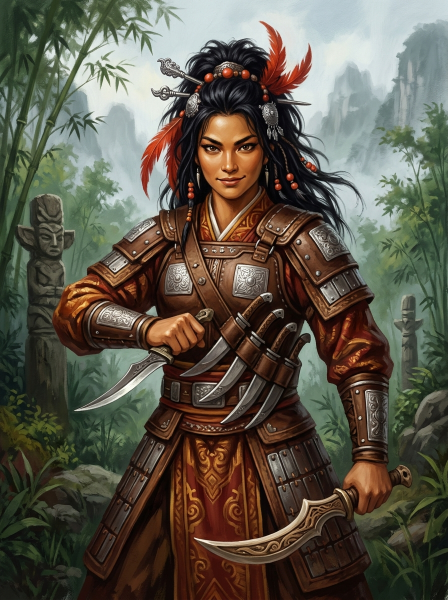
#> input picture assets/images/characters/lady_zhurong.jpg, 896 x 1200 px, given in place of lady_zhurong.jpg_misc.png, which was not available (shown at 1/2 size)
$ python strip.py ../../assets/images/characters/lady_zhurong.jpg ../../assets/images/characters/lu_lingqi.jpg ../../assets/images/characters/lu_lingqi.jpg 1.0
#> lines starting #> are read from the running program, lines starting #| are printed output that depends on the picture
import sys
from PIL import Image
import numpy as np
from scipy import ndimage
# usage: strip.py <prefix gy|zf> <key b|m> <out.png> <scale>
pre, keyc, out, SCALE = sys.argv[1], sys.argv[2], sys.argv[3], float(sys.argv[4])
CW, CH = 340, 170

def cells(path):
    im = np.array(Image.open(path).convert('RGB')).astype(int)
    H, W, _ = im.shape
#> H = 1200; W = 896
    r, g, b = im[..., 0], im[..., 1], im[..., 2]
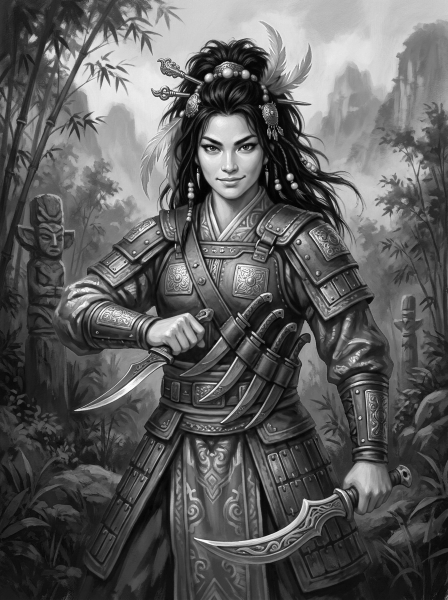
#> r: shape (1200, 896) int64 (shown at 1/2 size); min 0, max 255, mean 92.6
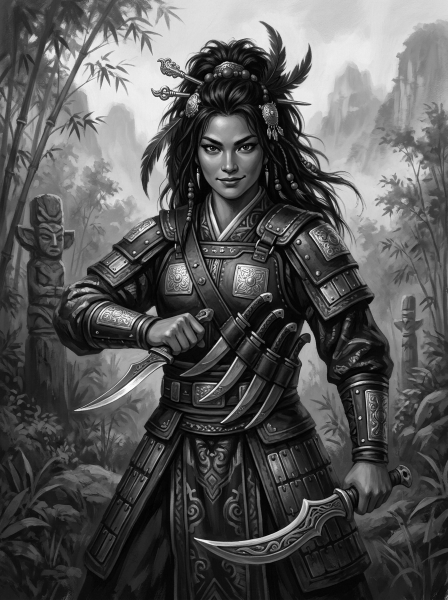
#> g: shape (1200, 896) int64 (shown at 1/2 size); min 0, max 255, mean 87
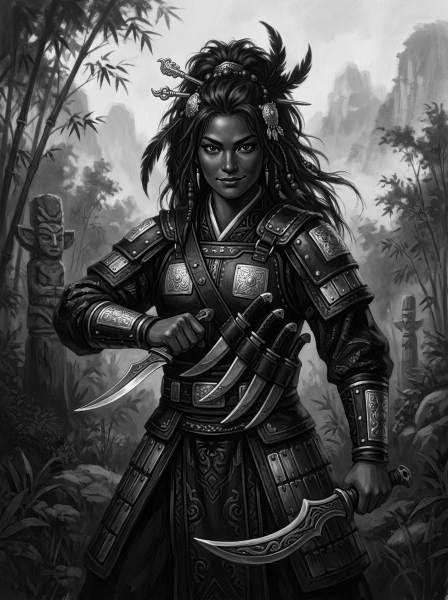
#> b: shape (1200, 896) int64 (shown at 1/2 size); min 0, max 255, mean 73.7
    key = {'b': (b > 150) & (b - r > 90) & (b - g > 70), 'g': (g > 150) & (g - r > 90) & (g - b > 70)}.get(keyc, (r - g > 46) & (b - g > 46))
#> key: shape (1200, 896) bool; every value is 0
    border = ndimage.binary_dilation(key, iterations=3)
    fg = ~key  # no opening: thin spear shafts are one or two pixels wide
#> fg: shape (1200, 896) bool; every value is 1
    spill = fg & border & {'b': b > r + 30, 'g': g > r + 30}.get(keyc, (b > g + 14) & (r > g + 14))
    im[spill] = (im[spill] * 0.25).astype(int)
    res = []
    lab, n = ndimage.label(fg)
#> lab: shape (1200, 896) int32; every value is 1
#> n = 1
    for i in range(8):
        x0, y0 = (i % 4) * (W // 4), (i // 4) * (H // 2)
        sub = lab[y0:y0 + H // 2, x0:x0 + W // 4]
        ids, cnt = np.unique(sub[sub > 0], return_counts=True)
        best = ids[np.argmax(cnt)]
        keep = [best] + [k for k, c in zip(ids, cnt) if c > 150 and k != best and (lab == k).sum() == c]
        res.append((im.astype('uint8'), np.isin(lab, keep)))
#> after the loop, res = 8 items
    return res

def body_h(frame):
    a = frame[1]
    rows = np.nonzero(a.sum(axis=1) >= 30)[0]
    return rows.max() - rows.min()

def place(frame, sheet, idx, sc=None):
    scale = sc or SCALE
    rgb, a = frame
    ys, xs = np.nonzero(a)
    top, bot, l, r = ys.min(), ys.max() + 1, xs.min(), xs.max() + 1
    h = bot - top
    band = a[top + int(h * .30):top + int(h * .70)]
    fx = int(np.median(np.nonzero(band)[1]))  # torso, ignores the weapon tip
    f = Image.fromarray(np.dstack([rgb, (a * 255).astype('uint8')]), 'RGBA').crop((l, top, r, bot))
    w2, h2 = max(1, round(f.width * scale)), max(1, round(f.height * scale))
    c = f.convert('RGB').resize((w2, h2), Image.BOX).quantize(colors=48, method=Image.MEDIANCUT, dither=Image.NONE).convert('RGB')
    c.putalpha(f.getchannel('A').resize((w2, h2), Image.BOX).point(lambda v: 255 if v > 120 else 0))
    px = idx * CW + CW // 2 - round((fx - l) * scale)
    cell = Image.new('RGBA', (CW, CH), (0, 0, 0, 0))
    cell.alpha_composite(c, (0, 0)) if False else None
    tmp = Image.new('RGBA', (CW * 3, CH), (0, 0, 0, 0))
    tmp.alpha_composite(c, (CW + CW // 2 - round((fx - l) * scale), max(0, CH - h2 - 2)))
    sheet.alpha_composite(tmp.crop((CW, 0, CW * 2, CH)), (idx * CW, 0))

import os
D1, D2 = ('g4', 'g4') if os.path.exists(f'g4/{pre}_misc.png') else ('g2', 'g3')
misc = cells(f'{D1}/{pre}_misc.png'); walk = cells(f'{D2}/{pre}_walk.png'); atk = cells(f'{D1}/{pre}_atk.png')
#> after `misc = cells(f'{D1}/{pre}_misc.png')`: misc = 8 items
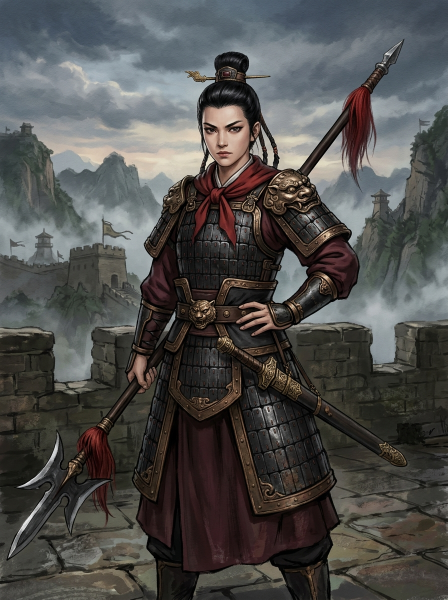
#> input picture assets/images/characters/lu_lingqi.jpg, 896 x 1200 px, given in place of lady_zhurong.jpg_walk.png, which was not available (shown at 1/2 size)
#> in cells (call 2), `r, g, b = im[..., 0], im[..., 1], im[..., 2]`:
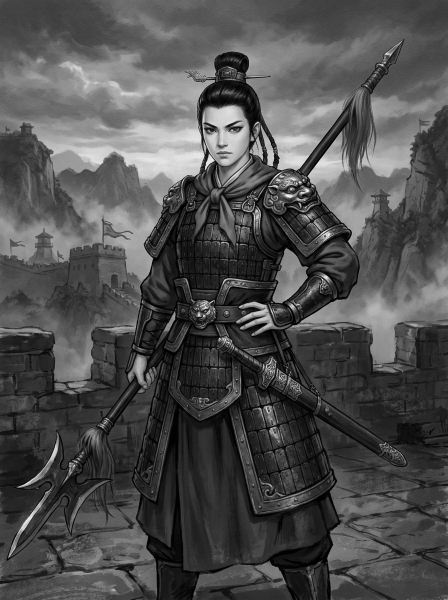
#> r: shape (1200, 896) int64 (shown at 1/2 size); min 0, max 255, mean 78.5
#> in cells (call 2), `r, g, b = im[..., 0], im[..., 1], im[..., 2]`:
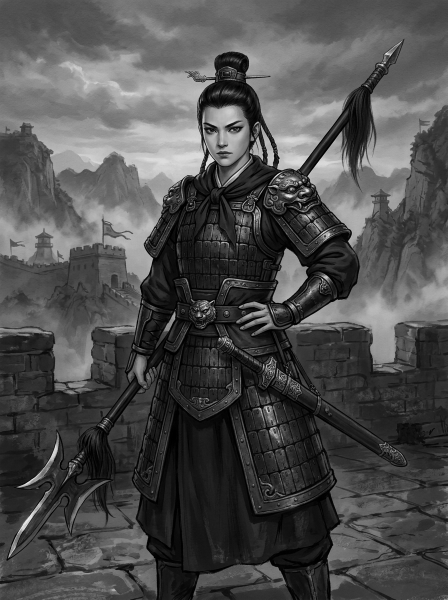
#> g: shape (1200, 896) int64 (shown at 1/2 size); min 0, max 249, mean 77.6
#> after `walk = cells(f'{D2}/{pre}_walk.png')`: walk = 8 items
#> after `atk = cells(f'{D1}/{pre}_atk.png')`: atk = 8 items
idle = [misc[0], misc[1], misc[3], misc[1]] if pre == 'gy' else misc[:4]
#> idle = 4 items
if pre == 'zf':
    atk = [atk[0], atk[1], atk[2], atk[2], atk[4], atk[5], atk[6], atk[7]]
seq = idle + walk + atk + misc[4:]
#> seq = 24 items
sheet = Image.new('RGBA', (CW * len(seq), CH), (0, 0, 0, 0))
#> sheet: PIL image 8160x170 RGBA; every value is 0
wsc = SCALE * np.median([body_h(f) for f in idle]) / np.median([body_h(f) for f in walk])
#> in body_h, `rows = np.nonzero(a.sum(axis=1) >= 30)[0]`: rows = 1200 values from 0 to 1199
#> wsc = 1
print('idle body', np.median([body_h(f) for f in idle]), 'walk body', np.median([body_h(f) for f in walk]), 'walk scale', round(float(wsc), 3))
#| idle body 1199.0 walk body 1199.0 walk scale 1.0
for i, f in enumerate(seq):
    place(f, sheet, i, wsc if 4 <= i <= 11 else None)
#> this loop made 24 passes
#> px in place on passes 1 to 12: -277, 63, 403, 743, 1083, 1423, 1763, 2103, 2443, 2783, 3123, 3463
sheet.save(out, optimize=True)
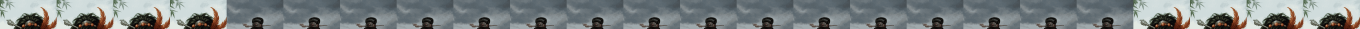
#> saved as lu_lingqi.jpg: PIL image 8160x170 RGBA (shown at 1/6 size); mean R, G, B, A 123.2, 129.8, 130.6, 255
print(out, sheet.size, len(seq))
#| ../../assets/images/characters/lu_lingqi.jpg (8160, 170) 24
